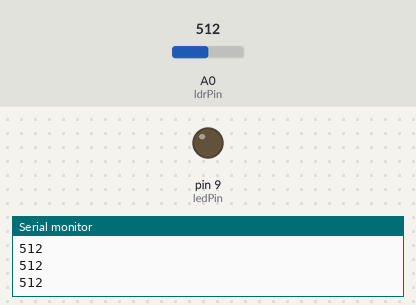
This sketch was run on a simulated Arduino Uno, built with avr-gcc and run on an emulated ATmega328P. Shown: output pins drawn as LEDs (lit = HIGH), the last lines printed to the serial monitor. Inputs (shaded band) come from the test bench; at power-on: A0 (ldrPin) = 512.

Above: at 1.3 s.
1.4 s: A0 (ldrPin) set to 486
At 2.7 s:
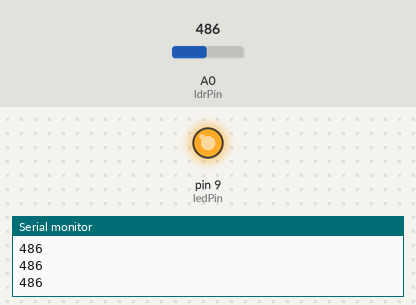
3.0 s: A0 (ldrPin) set to 510
At 3.9 s:
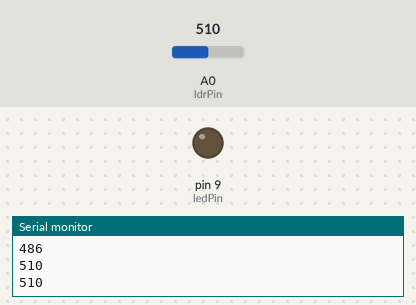
4.5 s: A0 (ldrPin) set to 490
At 5.1 s:
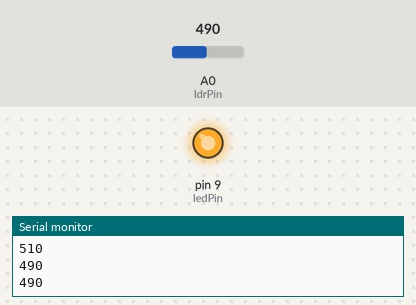
Timing chart, 0 to 7.5 s (numbered marks = the images above; inputs shaded):
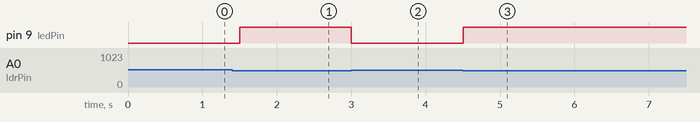

Measured:
- the behaviour switches between 500 and 499 on A0 (ldrPin) (found by bisection; images 0 and 1)
- after the input at 1.4 s, pin 9 (ledPin): LOW → HIGH after 0.10 s
- after the input at 3.0 s, pin 9 (ledPin): HIGH → LOW at once
- after the input at 4.5 s, pin 9 (ledPin): LOW → HIGH at once

The sketch:

ldr_light_control.ino
```cpp
int ldrPin = A0; // LDR connected to analog pin A0
int ledPin = 9; // LED connected to digital pin 9
int ldrValue = 0;
void setup() {
pinMode(ledPin, OUTPUT); // Set LED pin as output


Serial.begin(9600); // Initialize serial communication for monitoring
}
void loop() {
ldrValue = analogRead(ldrPin); // Read the value from the LDR
Serial.println(ldrValue); // Print the light level to the serial monitor
if (ldrValue < 500) { // Threshold for darkness (can be adjusted)
digitalWrite(ledPin, HIGH); // Turn on LED when it's dark
} else {
digitalWrite(ledPin, LOW); // Turn off LED when it's bright
}
delay(500); // Wait for half a second before reading again
}
```
